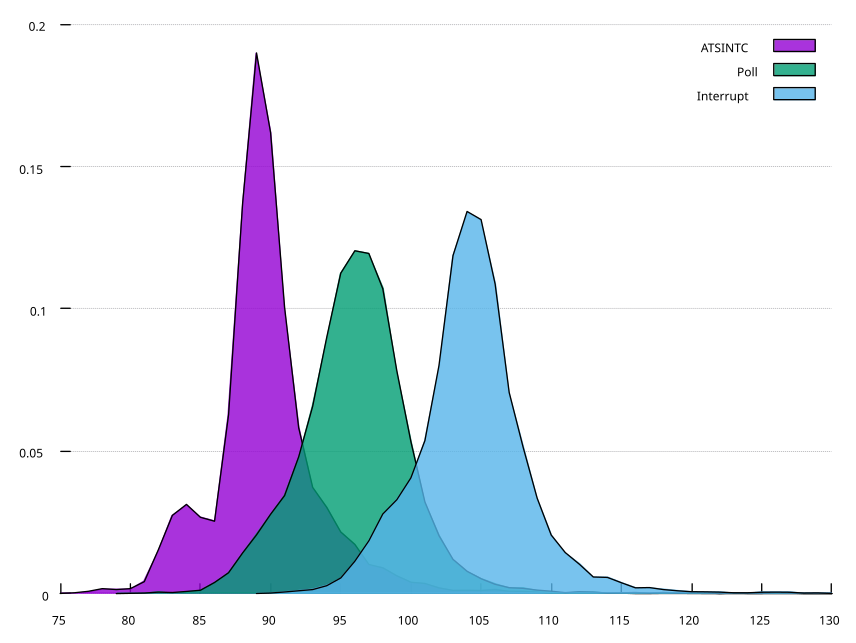

The gnuplot source for this figure:
set boxwidth 1
set style fill solid 0.5
set noborder
set grid ytics
set xrange [75:130]
set xtics nomirror
set ytics nomirror
set xtics 5
set yrange [0: 0.2]
# set xlabel "Latency({/symbol \155}s)"
# set ylabel "Probability Density"

datafile1 = 'atsintc/atsintc_delay_freq.dat'
datafile2 = 'poll/poll_delay_freq.dat'
datafile3 = 'intr/intr_delay_freq.dat'

set style fill transparent solid 0.8 border -1
plot datafile1 using 1:2 smooth frequency w filledcurves t "ATSINTC", \
     datafile2 using 1:2 smooth frequency w filledcurves t "Poll", \
     datafile3 using 1:2 smooth frequency w filledcurves t "Interrupt", \
